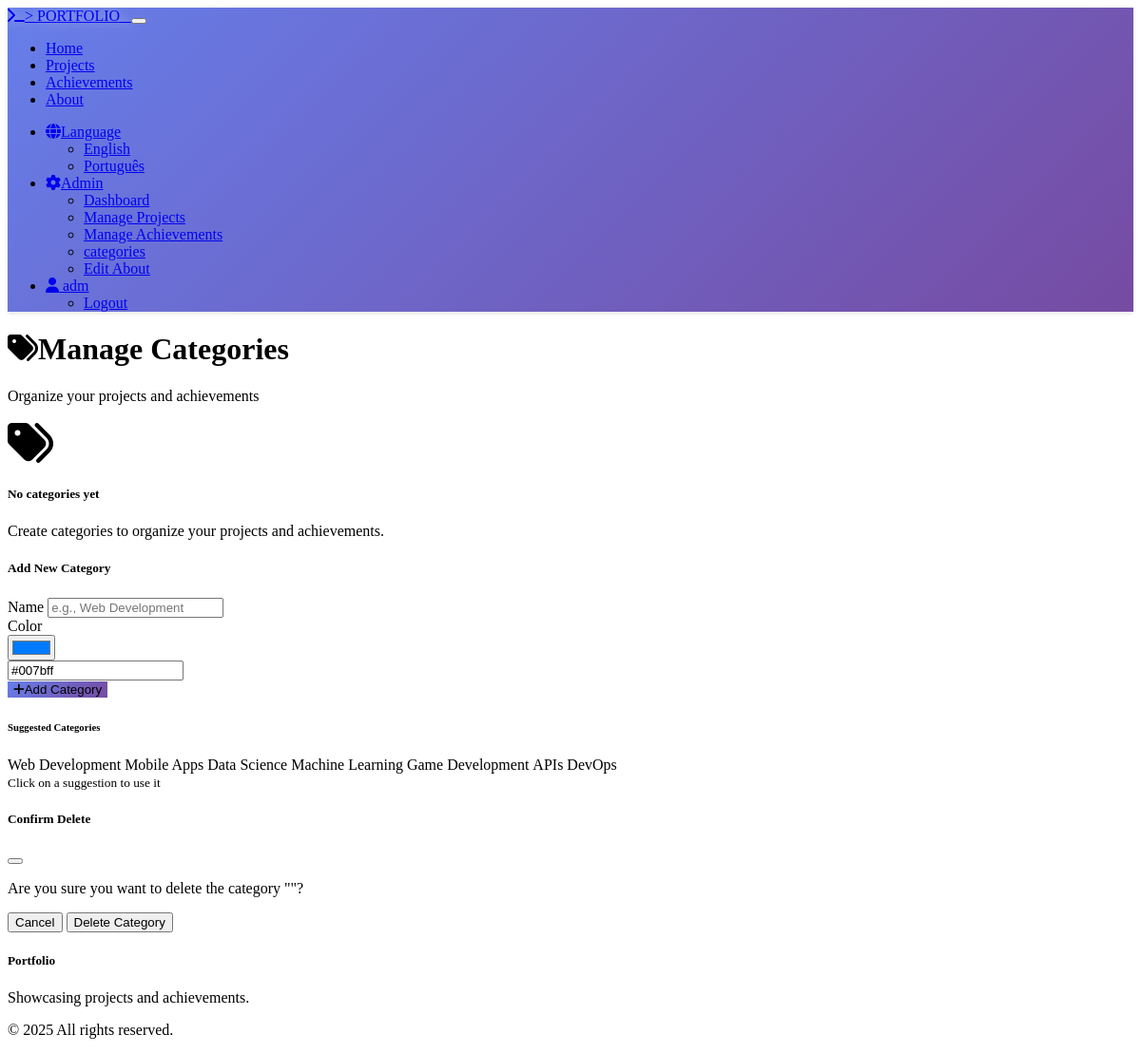
The app's page /admin/categories (signed in), older data.
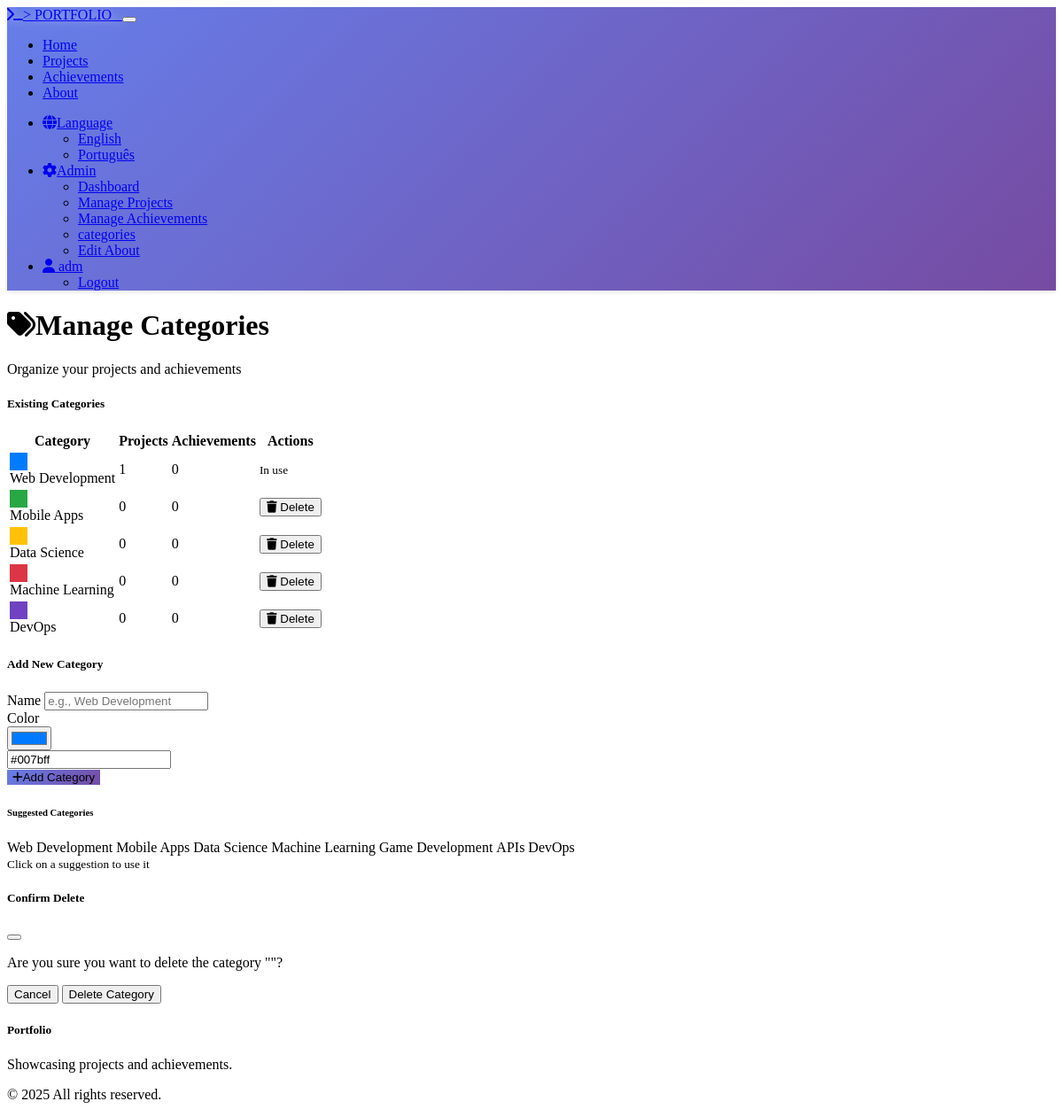
The same page, newer data.
### models.py (models this page shows, shortened)
class User(UserMixin, db.Model):
    __tablename__ = 'users'
    id = db.Column(db.String, primary_key=True)
    email = db.Column(db.String, unique=True, nullable=True)
    password_hash = db.Column(db.String(256), nullable=True)  # For local auth
    first_name = db.Column(db.String, nullable=True)
    last_name = db.Column(db.String, nullable=True)
    profile_image_url = db.Column(db.String, nullable=True)
    is_admin = db.Column(db.Boolean, default=False)
    auth_type = db.Column(db.String(20), default='replit')  # 'replit' or 'local'
    created_at = db.Column(db.DateTime, default=datetime.now)
    updated_at = db.Column(db.DateTime, default=datetime.now, onupdate=datetime.now)
    comments = db.relationship('Comment', backref='author', lazy='dynamic')
    likes = db.relationship('Like', backref='user', lazy='dynamic')
    @property
    def display_name(self):
        if self.first_name and self.last_name:
            return f"{self.first_name} {self.last_name}"
        elif self.first_name:
            return self.first_name
        elif self.email:
            return self.email.split('@')[0]
        return "Anonymous User"

class Category(db.Model):
    __tablename__ = 'categories'
    id = db.Column(db.Integer, primary_key=True)
    name = db.Column(db.String(100), nullable=False, unique=True)
    color = db.Column(db.String(7), default='#007bff')  # Hex color code
    created_at = db.Column(db.DateTime, default=datetime.now)
    projects = db.relationship('Project', backref='category', lazy='dynamic')
    achievements = db.relationship('Achievement', backref='category', lazy='dynamic')

### routes.py (the view)
@app.route('/admin/categories')
@admin_required
def admin_categories():
    categories = Category.query.all()
    form = CategoryForm()
    return render_template('admin/categories.html', categories=categories, form=form)

### forms.py
class CategoryForm(FlaskForm):
    name = StringField('Name', validators=[DataRequired(), Length(min=1, max=100)])
    color = StringField('Color', validators=[DataRequired()], default='#007bff')

### app.py (called while the page is built)
@login_manager.user_loader
def load_user(user_id):
    return User.query.get(user_id)

### routes.py (called while the page is built)
@app.before_request
def make_session_permanent():
    session.permanent = True
    if 'language' not in session:
        session['language'] = 'en'

@app.context_processor
def inject_translations():
    def t(key):
        lang = session.get('language', 'en')
        return get_translation(key, lang)
    return dict(t=t, current_language=session.get('language', 'en'))

### translations.py (called while the page is built)
def get_translation(key, lang='en'):
    return translations.get(lang, {}).get(key, translations['en'].get(key, key))

### templates/admin/categories.html (shortened to what this page needs)
{% extends "base.html" %}
{% block content %}
<div class="container py-4">
    <div class="row mb-4">
        <div class="col">
            <h1><i class="fas fa-tags me-2"></i>Manage Categories</h1>
            <p class="text-muted">Organize your projects and achievements</p>
        </div>
    </div>
    <div class="row">
        <div class="col-lg-8">
            {% if categories %}
                <div class="card">
                    <div class="card-header">
                        <h5 class="mb-0">Existing Categories</h5>
                    </div>
                    <div class="card-body">
                        <div class="table-responsive">
                            <table class="table table-hover">
                                <thead>
                                    <tr>
                                        <th>Category</th>
                                        <th>Projects</th>
                                        <th>Achievements</th>
                                        <th>Actions</th>
                                    </tr>
                                </thead>
                                <tbody>
                                    {% for category in categories %}
                                        <tr>
                                            <td>
                                                <div class="d-flex align-items-center">
                                                    <div class="rounded me-3"
                                                         style="width: 20px; height: 20px; background-color: {{ category.color }}"></div>
                                                    <span class="fw-semibold">{{ category.name }}</span>
                                                </div>
                                            </td>
                                            <td>
                                                <span class="badge bg-primary">{{ category.projects.count() }}</span>
                                            </td>
                                            <td>
                                                <span class="badge bg-success">{{ category.achievements.count() }}</span>
                                            </td>
                                            <td>
                                                {% if category.projects.count() == 0 and category.achievements.count() == 0 %}
                                                    <button class="btn btn-outline-danger btn-sm"
                                                            onclick="deleteCategory({{ category.id }}, '{{ category.name }}')">
                                                        <i class="fas fa-trash"></i> Delete
                                                    </button>
                                                {% else %}
                                                    <small class="text-muted">In use</small>
                                                {% endif %}
                                            </td>
                                        </tr>
                                    {% endfor %}
                                </tbody>
                            </table>
                        </div>
                    </div>
                </div>
            {% else %}
                <div class="text-center py-5">
                    <div class="text-muted">
                        <i class="fas fa-tags fa-3x mb-3 d-block"></i>
                        <h5>No categories yet</h5>
                        <p>Create categories to organize your projects and achievements.</p>
                    </div>
                </div>
            {% endif %}
        </div>
        <div class="col-lg-4">
            <div class="card">
                <div class="card-header">
                    <h5 class="mb-0">Add New Category</h5>
                </div>
                <div class="card-body">
                    <form method="POST" action="{{ url_for('admin_category_new') }}">
                        <div class="mb-3">
                            {{ form.name.label(class="form-label") }}
                            {{ form.name(class="form-control" + (" is-invalid" if form.name.errors else ""), placeholder="e.g., Web Development") }}
                        </div>
                        <div class="mb-3">
                            {{ form.color.label(class="form-label") }}
                            <div class="d-flex gap-2">
                                {{ form.color(class="form-control", type="color", style="max-width: 60px") }}
                                <div class="flex-grow-1">
                                    <input type="text" class="form-control" id="colorHex" value="#007bff" readonly>
                                </div>
                            </div>
                        </div>
                        <button type="submit" class="btn btn-primary w-100">
                            <i class="fas fa-plus me-2"></i>Add Category
                        </button>
                    </form>
                </div>
            </div>
            <div class="card mt-3">
                <div class="card-header">
                    <h6 class="mb-0">Suggested Categories</h6>
                </div>
                <div class="card-body">
                    <div class="d-flex flex-wrap gap-2">
                        <span class="badge bg-primary category-suggestion" data-name="Web Development" data-color="#007bff">Web Development</span>
                        <span class="badge bg-success category-suggestion" data-name="Mobile Apps" data-color="#28a745">Mobile Apps</span>
                        <span class="badge bg-info category-suggestion" data-name="Data Science" data-color="#17a2b8">Data Science</span>
                        <span class="badge bg-warning category-suggestion" data-name="Machine Learning" data-color="#ffc107">Machine Learning</span>
                        <span class="badge bg-danger category-suggestion" data-name="Game Development" data-color="#dc3545">Game Development</span>
                        <span class="badge bg-secondary category-suggestion" data-name="APIs" data-color="#6c757d">APIs</span>
                        <span class="badge bg-dark category-suggestion" data-name="DevOps" data-color="#343a40">DevOps</span>
                    </div>
                    <small class="text-muted mt-2 d-block">Click on a suggestion to use it</small>
                </div>
            </div>
        </div>
    </div>
</div>
<div class="modal fade" id="deleteModal" tabindex="-1">
    <div class="modal-dialog">
        <div class="modal-content">
            <div class="modal-header">
                <h5 class="modal-title">Confirm Delete</h5>
                <button type="button" class="btn-close" data-bs-dismiss="modal"></button>
            </div>
            <div class="modal-body">
                <p>Are you sure you want to delete the category ""?</p>
            </div>
            <div class="modal-footer">
                <button type="button" class="btn btn-secondary" data-bs-dismiss="modal">Cancel</button>
                <form id="deleteForm" method="POST" style="display: inline;">
                    <button type="submit" class="btn btn-danger">Delete Category</button>
                </form>
            </div>
        </div>
    </div>
</div>
{% endblock %}

### templates/base.html (shortened to what this page needs)
<!DOCTYPE html>
<html lang="en" data-bs-theme="dark">
<head>
    <link href="https://cdn.replit.com/agent/bootstrap-agent-dark-theme.min.css" rel="stylesheet">
    <link rel="stylesheet" href="https://cdnjs.cloudflare.com/ajax/libs/font-awesome/6.4.0/css/all.min.css">
    <link rel="stylesheet" href="{{ url_for('static', filename='css/custom.css') }}">
</head>
<body>
    <nav class="navbar navbar-expand-lg navbar-dark sticky-top">
        <div class="container">
            <a class="navbar-brand fw-bold glow-text" href="{{ url_for('index') }}">
                <i class="fas fa-terminal me-2"></i>&gt; PORTFOLIO_
            </a>
            <button class="navbar-toggler" type="button" data-bs-toggle="collapse" data-bs-target="#navbarNav">
            </button>
            <div class="collapse navbar-collapse" id="navbarNav">
                <ul class="navbar-nav me-auto">
                    <li class="nav-item">
                        <a class="nav-link" href="{{ url_for('index') }}">{{ t('nav_home') }}</a>
                    </li>
                    <li class="nav-item">
                        <a class="nav-link" href="{{ url_for('projects') }}">{{ t('nav_projects') }}</a>
                    </li>
                    <li class="nav-item">
                        <a class="nav-link" href="{{ url_for('achievements') }}">{{ t('nav_achievements') }}</a>
                    </li>
                    <li class="nav-item">
                        <a class="nav-link" href="{{ url_for('about') }}">{{ t('nav_about') }}</a>
                    </li>
                </ul>
                <ul class="navbar-nav">
                    <li class="nav-item dropdown me-2">
                        <a class="nav-link dropdown-toggle" href="#" role="button" data-bs-toggle="dropdown">
                            <i class="fas fa-globe me-1"></i>{{ t('language') }}
                        </a>
                        <ul class="dropdown-menu">
                            <li><a class="dropdown-item{% if current_language == 'en' %} active{% endif %}"
                                   href="{{ url_for('set_language', language='en') }}">
                                {{ t('english') }}
                            </a></li>
                            <li><a class="dropdown-item{% if current_language == 'pt' %} active{% endif %}"
                                   href="{{ url_for('set_language', language='pt') }}">
                                {{ t('portuguese') }}
                            </a></li>
                        </ul>
                    </li>
                    {% if current_user.is_authenticated %}
                        {% if current_user.is_admin %}
                            <li class="nav-item dropdown">
                                <a class="nav-link dropdown-toggle" href="#" role="button" data-bs-toggle="dropdown">
                                    <i class="fas fa-cog me-1"></i>{{ t('nav_admin') }}
                                </a>
                                <ul class="dropdown-menu">
                                    <li><a class="dropdown-item" href="{{ url_for('admin_dashboard') }}">{{ t('admin_dashboard') }}</a></li>
                                    <li><a class="dropdown-item" href="{{ url_for('admin_projects') }}">{{ t('manage_projects') }}</a></li>
                                    <li><a class="dropdown-item" href="{{ url_for('admin_achievements') }}">{{ t('manage_achievements') }}</a></li>
                                    <li><a class="dropdown-item" href="{{ url_for('admin_categories') }}">{{ t('categories') }}</a></li>
                                    <li><a class="dropdown-item" href="{{ url_for('admin_about_edit') }}">{{ t('edit_about') }}</a></li>
                                </ul>
                            </li>
                        {% endif %}
                        <li class="nav-item dropdown">
                            <a class="nav-link dropdown-toggle" href="#" role="button" data-bs-toggle="dropdown">
                                {% if current_user.profile_image_url %}
                                    <img src="{{ current_user.profile_image_url }}" class="rounded-circle me-1" width="24" height="24" style="object-fit: cover;">
                                {% else %}
                                    <i class="fas fa-user me-1"></i>
                                {% endif %}
                                {{ current_user.display_name }}
                            </a>
                            <ul class="dropdown-menu">
                                {% if current_user.auth_type == 'replit' %}
                                    <li><a class="dropdown-item" href="{{ url_for('logout') }}">{{ t('nav_logout') }}</a></li>
                                {% else %}
                                    <li><a class="dropdown-item" href="{{ url_for('logout') }}">{{ t('nav_logout') }}</a></li>
                                {% endif %}
                            </ul>
                        </li>
                    {% endif %}
                </ul>
            </div>
        </div>
    </nav>
    <main>
        {% block content %}{% endblock %}
    </main>
    <footer class="bg-dark text-light py-4 mt-5">
        <div class="container">
            <div class="row">
                <div class="col-md-6">
                    <h5>Portfolio</h5>
                    <p class="mb-0">Showcasing projects and achievements.</p>
                </div>
                <div class="col-md-6 text-md-end">
                    <p class="mb-0">&copy; 2025 All rights reserved.</p>
                </div>
            </div>
        </div>
    </footer>
</body>
</html>

### static/css/custom.css (style rules this page uses)
.navbar { background: linear-gradient(135deg, #667eea 0%, #764ba2 100%); box-shadow: 0 2px 4px rgba(0,0,0,.1); }
.glow-text { text-shadow: 0 0 10px rgba(255, 255, 255, 0.5); }
.badge { font-weight: 500; }
.btn-primary { background: linear-gradient(135deg, #667eea 0%, #764ba2 100%); border: none; }

Row changes from the older to the newer data that the page shows:
added Category: name "Web Development", projects.count "1", achievements.count "0", shows "In use"
added Category: name "Mobile Apps", projects.count "0", achievements.count "0"
added Category: name "Data Science", projects.count "0", achievements.count "0"
added Category: name "Machine Learning", projects.count "0", achievements.count "0"
added Category: name "DevOps", projects.count "0", achievements.count "0"
Text that changed along with them:
text no longer shown: "No categories yet Create categories to organize your projects and achievements."
text now shown: "Existing Categories Category Projects Achievements Actions"
